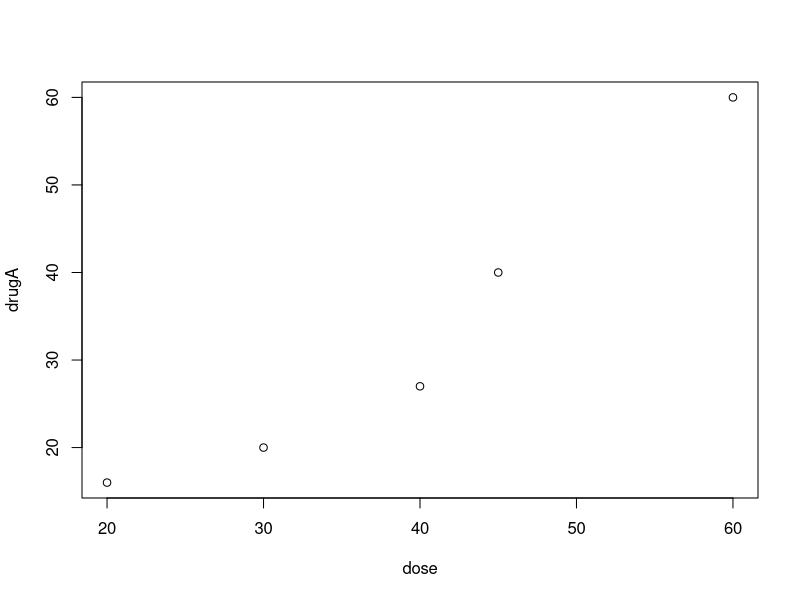
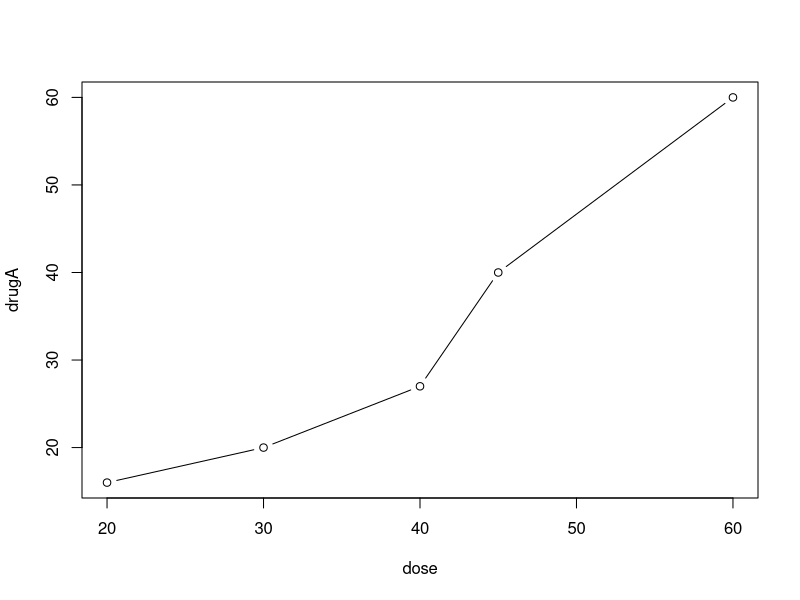
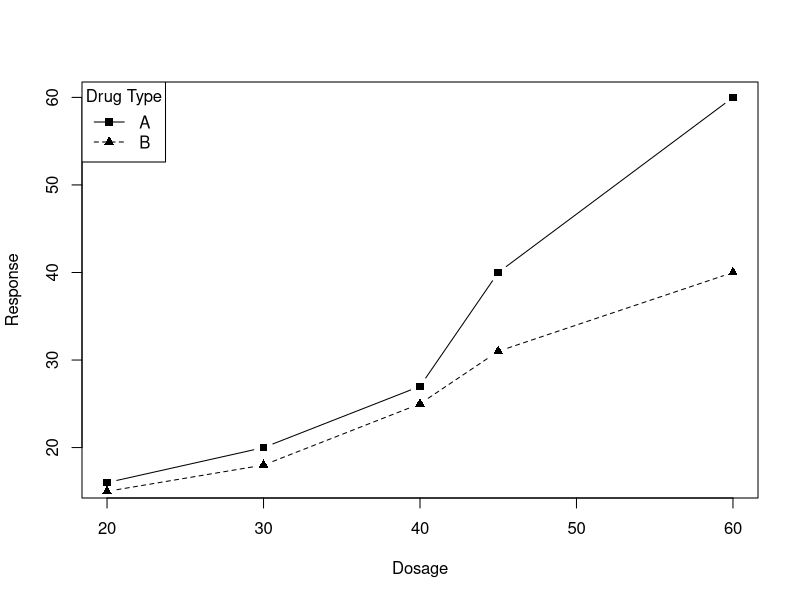

These charts were generated, in order, by the following R code:
# plot 是一个泛型函数，对于不同类型的数据，它可以绘制出不同的图形。
# 对于数值型数据，他可以绘制出散点图；
# 对于分类型数据，可以绘制出箱体图
# 对于生存模型，可以绘制出生存曲线。
# Example

dose <- c(20, 30, 40, 45, 60)
drugA <- c(16, 20, 27, 40, 60)
drugB <- c(15, 18, 25, 31, 40)

# 用上面的数据绘制药物A的剂量和响应关系的图像：
plot(dose, drugA)                   # 默认的type = p 代表点
plot(dose, drugA, type = "b")       # 设置type = b 代表点和线

# plot 用于新建一副图形，我们还可以用低水平作图函数，例如lines(), legend() 在现有图形上添加元素
plot(dose, drugA, type = "b",
    xlab = "Dosage", ylab = "Response",
    lty = 1, pch = 15)
lines(dose, drugB, type = "b", lty = 2, pch = 17)
legend("topleft", title = "Drug Type", legend = c("A", "B"), lty = c(1, 2), pch = c(15, 17))
# 展示了两种不同的线(lty) 和两种不同的点(pch)加以区分。
# 为了增强可读性，还添加了图例 legend, 需要注意的是，函数legend()的点线属性需要和lines()函数设置的一致

